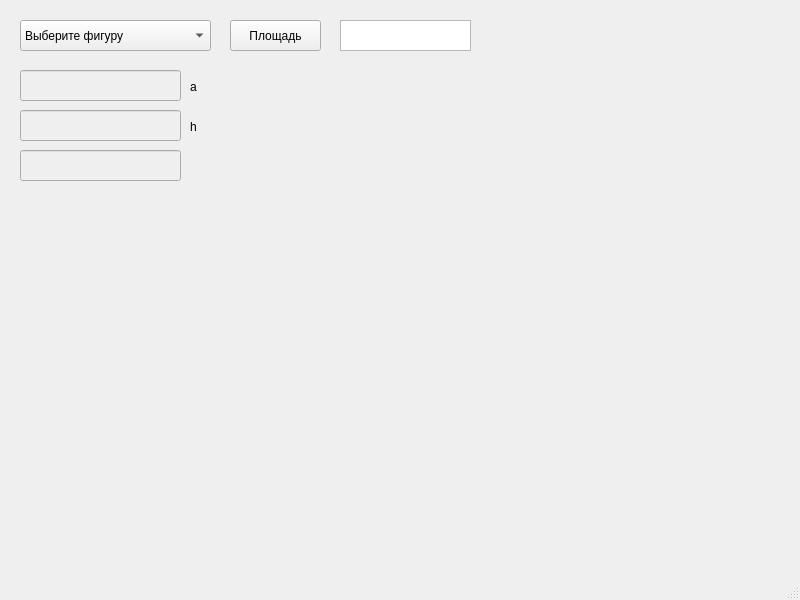
<?xml version="1.0" encoding="UTF-8"?>
<ui version="4.0">
 <class>MainWindow</class>
 <widget class="QMainWindow" name="MainWindow">
  <property name="geometry">
   <rect>
    <x>0</x>
    <y>0</y>
    <width>800</width>
    <height>600</height>
   </rect>
  </property>
  <property name="windowTitle">
   <string>MainWindow</string>
  </property>
  <widget class="QWidget" name="centralwidget">
   <widget class="QLineEdit" name="lineEdit">
    <property name="enabled">
     <bool>false</bool>
    </property>
    <property name="geometry">
     <rect>
      <x>20</x>
      <y>70</y>
      <width>161</width>
      <height>31</height>
     </rect>
    </property>
   </widget>
   <widget class="QComboBox" name="comboBox">
    <property name="geometry">
     <rect>
      <x>20</x>
      <y>20</y>
      <width>191</width>
      <height>31</height>
     </rect>
    </property>
    <item>
     <property name="text">
      <string>Выберите фигуру</string>
     </property>
    </item>
    <item>
     <property name="text">
      <string>Треугольник</string>
     </property>
    </item>
    <item>
     <property name="text">
      <string>Прямоугольник</string>
     </property>
    </item>
    <item>
     <property name="text">
      <string>Параллелограмм</string>
     </property>
    </item>
   </widget>
   <widget class="QLineEdit" name="lineEdit_2">
    <property name="enabled">
     <bool>false</bool>
    </property>
    <property name="geometry">
     <rect>
      <x>20</x>
      <y>110</y>
      <width>161</width>
      <height>31</height>
     </rect>
    </property>
   </widget>
   <widget class="QLineEdit" name="lineEdit_3">
    <property name="enabled">
     <bool>false</bool>
    </property>
    <property name="geometry">
     <rect>
      <x>20</x>
      <y>150</y>
      <width>161</width>
      <height>31</height>
     </rect>
    </property>
   </widget>
   <widget class="QPushButton" name="pushButton">
    <property name="geometry">
     <rect>
      <x>230</x>
      <y>20</y>
      <width>91</width>
      <height>31</height>
     </rect>
    </property>
    <property name="text">
     <string>Площадь</string>
    </property>
   </widget>
   <widget class="QTextEdit" name="textEdit">
    <property name="geometry">
     <rect>
      <x>340</x>
      <y>20</y>
      <width>131</width>
      <height>31</height>
     </rect>
    </property>
   </widget>
   <widget class="QLabel" name="label">
    <property name="geometry">
     <rect>
      <x>190</x>
      <y>80</y>
      <width>47</width>
      <height>14</height>
     </rect>
    </property>
    <property name="text">
     <string>а</string>
    </property>
   </widget>
   <widget class="QLabel" name="label_2">
    <property name="geometry">
     <rect>
      <x>190</x>
      <y>120</y>
      <width>47</width>
      <height>14</height>
     </rect>
    </property>
    <property name="text">
     <string>h</string>
    </property>
   </widget>
  </widget>
  <widget class="QStatusBar" name="statusbar"/>
  <widget class="QMenuBar" name="menubar">
   <property name="geometry">
    <rect>
     <x>0</x>
     <y>0</y>
     <width>800</width>
     <height>21</height>
    </rect>
   </property>
  </widget>
 </widget>
 <resources/>
 <connections/>
</ui>
